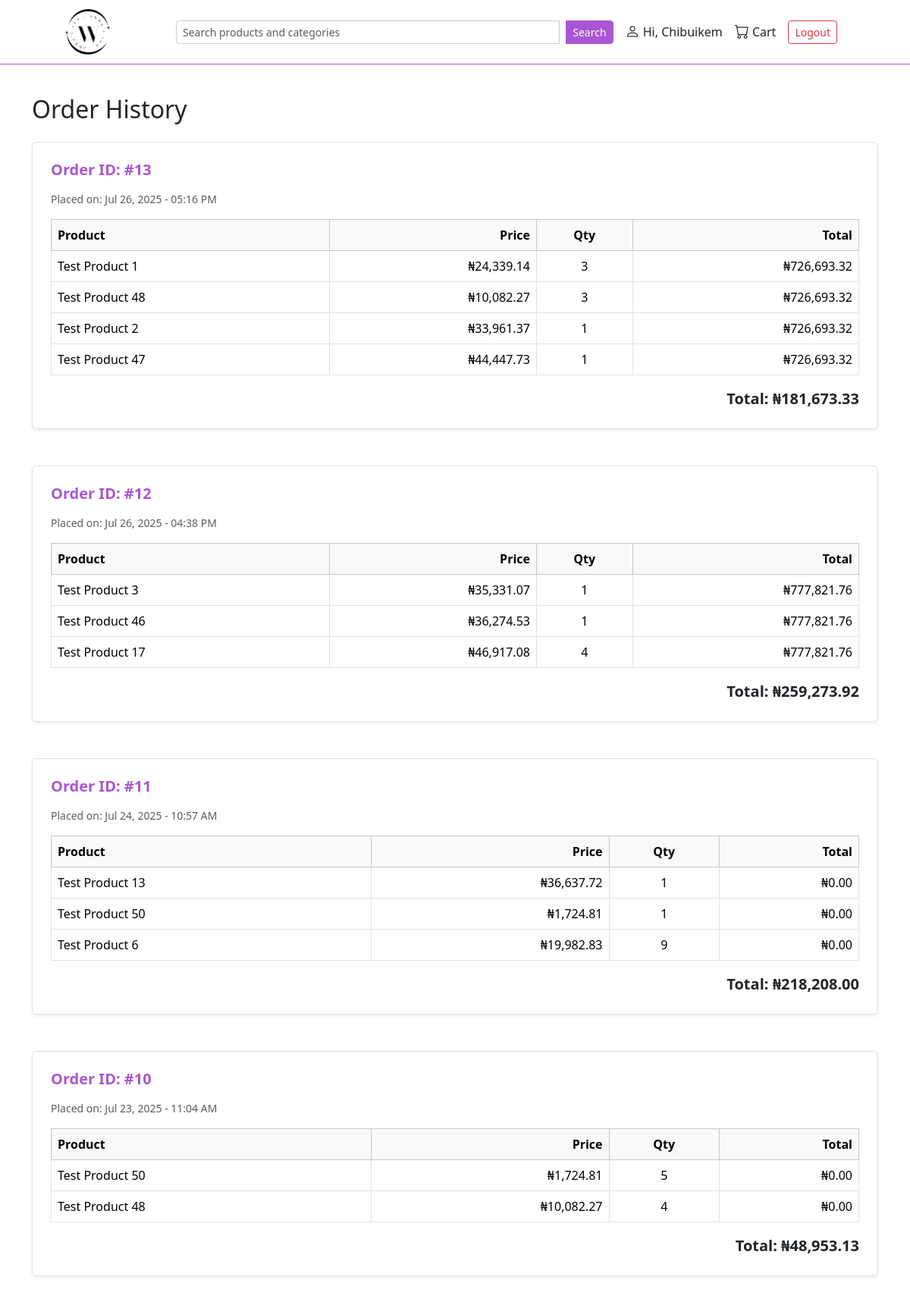
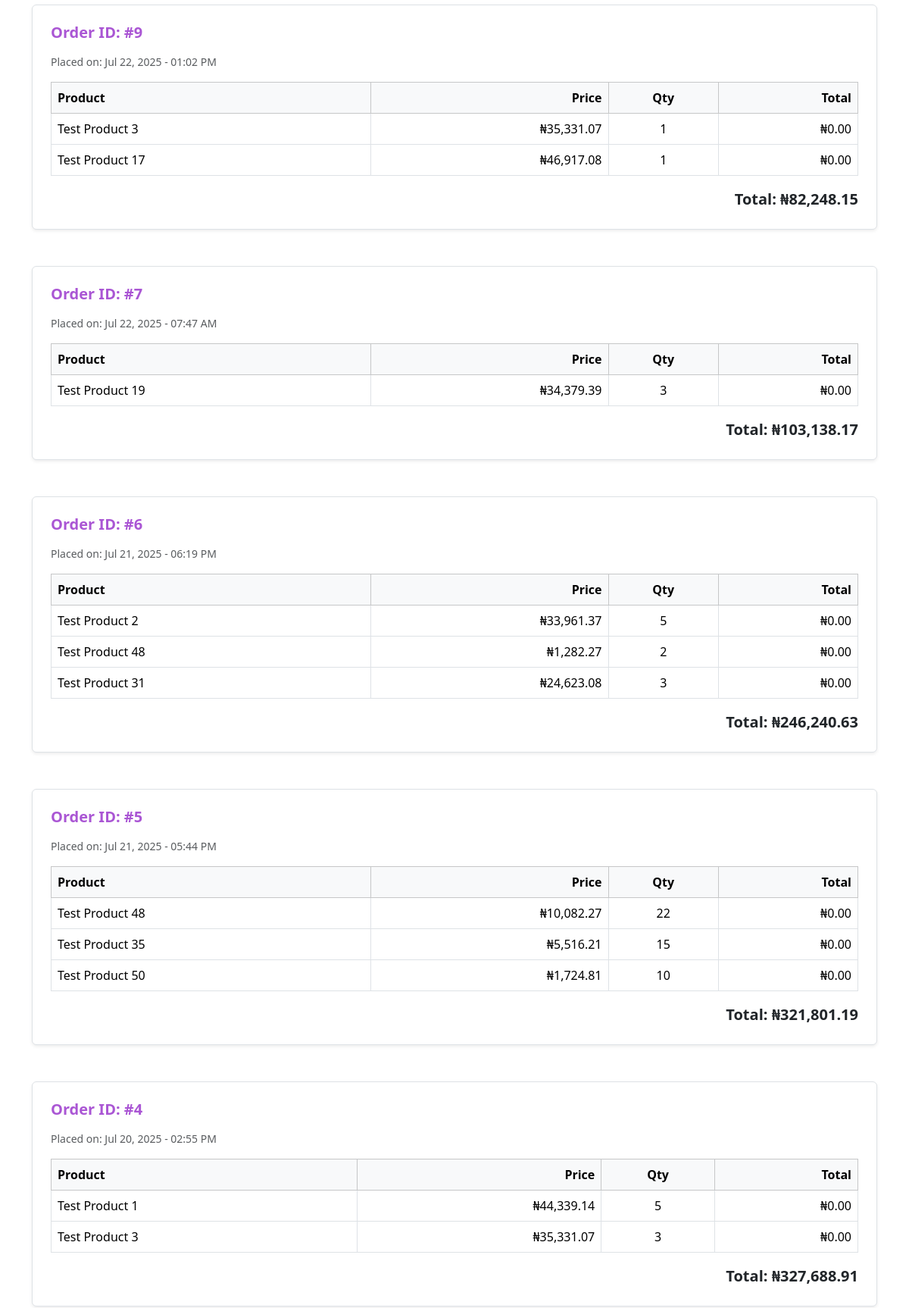
The app's page /order/order_history/ (signed in, upper part) with its own data (2 pictures, top to bottom).
### user/models.py (models this page shows, shortened)
class CustomUser(AbstractUser):
    phone = PhoneNumberField(region='NG', blank=True, null=True) # type: ignore

### order/models.py (models this page shows)
class Order(models.Model):
    user = models.ForeignKey(settings.AUTH_USER_MODEL, on_delete=models.CASCADE)
    status = models.CharField(max_length=50, choices=DELI_STATUS, default='Pending')
    date_created = models.DateTimeField(auto_now_add=True)
    end_total_price = models.DecimalField(max_digits=8, decimal_places=2, default=Decimal('0.00'))
    def get_total_price(self):
        return sum(item.total_price() for item in self.items.all()) # type:ignore

class OrderItem(models.Model):
    order = models.ForeignKey(Order, on_delete=models.CASCADE, related_name='items')
    product = models.ForeignKey(Product, on_delete=models.CASCADE)
    qty = models.IntegerField(default=1)
    price = models.DecimalField(max_digits=8, decimal_places=2)
    def total_price(self):
        return self.qty * self.price

### catalogue/models.py (models this page shows, shortened)
class Product(models.Model):
    name = models.CharField(max_length=100)
    slug = models.SlugField()
    description = models.TextField()
    category = models.ManyToManyField(Category, blank=True, related_name='product')
    price = models.DecimalField(max_digits=8, decimal_places=2)
    size = models.ManyToManyField(Size, blank=True, related_name='sizes')
    image = models.ImageField(upload_to='products/', default='products/images.png')
    product_type = models.ForeignKey(ProductType, on_delete=models.CASCADE, related_name='type', null=True)
    is_active = models.BooleanField()
    date_created = models.DateTimeField(auto_now_add=True)

### order/views.py (the view)
# urls.py: path('order_history/', views.order_history, name='order_history'),
@login_required
def order_history(request):
    orders = Order.objects.filter(status='Processing').prefetch_related(
        Prefetch('items', queryset=OrderItem.objects.select_related('product'))
    ).order_by('-date_created')
    return render(request, 'order.html', {'orders':orders,})

### order/templates/order.html (shortened to what this page needs)
{% extends "layout.html" %}
{% load humanize %}
{% block content %}
<div class="container py-4">
  <h2 class="mb-4">Order History</h2>
  {% if orders|length == 0 %}
    <div class="alert alert-info text-center">There is nothing here yet.</div>
  {% else %}
    {% for order in orders %}
      <div class="mb-5 border rounded shadow-sm p-4 bg-white">
        <h5 class="mb-3 fw-bold text-primary-custom">Order ID: #{{ order.id }}</h5>
        <p class="text-muted small">Placed on: {{ order.date_created|date:"M d, Y - h:i A" }}</p>
        <div class="table-responsive">
          <table class="table table-bordered align-middle mb-3">
            <thead class="table-light">
              <tr>
                <th>Product</th>
                <th class="text-end">Price</th>
                <th class="text-center">Qty</th>
                <th class="text-end">Total</th>
              </tr>
            </thead>
            <tbody>
              {% for item in order.items.all %}
              <tr>
                <td>{{ item.product.name }}</td>
                <td class="text-end">₦{{ item.price|intcomma }}</td>
                <td class="text-center">{{ item.qty }}</td>
                <td class="text-end">₦{{ order.end_total_price|intcomma }}</td>
              </tr>
              {% endfor %}
            </tbody>
          </table>
        </div>
        <div class="text-end fw-bold fs-5">
          Total: ₦{{ order.get_total_price|intcomma }}
        </div>
      </div>
    {% endfor %}
  {% endif %}
</div>
{% endblock %}

### templates/layout.html (shortened to what this page needs)
{% load static %}
<!DOCTYPE html>
<html lang="en">
<head>
    <link rel="stylesheet" href="{% static 'css/bootstrap.min.css' %}">
    <link rel="stylesheet" href="https://cdn.jsdelivr.net/npm/bootstrap-icons@1.11.3/font/bootstrap-icons.css">
</head>
<body>
    <div class="topbar d-flex justify-content-between align-items-center sticky-top">
        <a href='{% url "store:store" %}'><div class="logo-space"></div></a>
        <form class="d-flex flex-grow-1 mx-3" method="GET" action=" {% url 'search' %} ">
          <input name="q" class="form-control form-control-sm search-input" type="search" placeholder="Search products and categories" style="max-width: 650px;">
          <button class="btn btn-sm btn-primary-custom ms-2 search-button" type="submit">Search</button>
      </form>
        <div class="d-flex align-items-center ms-auto">
          {% if user.is_authenticated %}
              <a href="{% url 'user:profile' %}" class="text-dark me-3 text-decoration-none d-flex align-items-center">
                  <i class="bi bi-person nav-icon me-1"></i> Hi, {{ user.first_name|default:"User" }}
              </a>
              <a href="{% url 'order:cart' %}" class="text-dark me-3 text-decoration-none d-flex align-items-center">
                  <i class="bi bi-cart nav-icon me-1"></i> Cart
              </a>
              <form method="POST" action="{% url 'user:logout' %}" class="mb-0">
                  <button class="btn btn-sm btn-outline-danger me-topbar-custom">Logout</button>
              </form>
          {% else %}
              <a href="{% url 'user:login' %}" class="btn btn-sm btn-primary-custom">Login</a>
          {% endif %}
      </div>
    </div>
    <div class="container-fluid mt-3">
        {% block content %}
        {% endblock %}
    </div>
</body>
</html>

### records on screen
CustomUser: first_name "Chibuikem"
Order: id "13", date_created "Jul 26, 2025 - 05:16 PM", end_total_price "726,693.32", get_total_price "181,673.33"
OrderItem: product.name "Test Product 1", price "24,339.14", qty "3"
OrderItem: product.name "Test Product 48", price "10,082.27", qty "3"
OrderItem: product.name "Test Product 2", price "33,961.37", qty "1"
OrderItem: product.name "Test Product 47", price "44,447.73", qty "1"
Order: id "12", date_created "Jul 26, 2025 - 04:38 PM", end_total_price "777,821.76", get_total_price "259,273.92"
OrderItem: product.name "Test Product 3", price "35,331.07", qty "1"
OrderItem: product.name "Test Product 46", price "36,274.53", qty "1"
OrderItem: product.name "Test Product 17", price "46,917.08", qty "4"
Order: id "11", date_created "Jul 24, 2025 - 10:57 AM", end_total_price "0.00", get_total_price "218,208.00"
OrderItem: product.name "Test Product 13", price "36,637.72", qty "1"
OrderItem: product.name "Test Product 50", price "1,724.81", qty "1"
OrderItem: product.name "Test Product 6", price "19,982.83", qty "9"
Order: id "10", date_created "Jul 23, 2025 - 11:04 AM", end_total_price "0.00", get_total_price "48,953.13"
OrderItem: product.name "Test Product 50", price "1,724.81", qty "5"
OrderItem: product.name "Test Product 48", price "10,082.27", qty "4"
Order: id "9", date_created "Jul 22, 2025 - 01:02 PM", end_total_price "0.00", get_total_price "82,248.15"
OrderItem: product.name "Test Product 3", price "35,331.07", qty "1"
OrderItem: product.name "Test Product 17", price "46,917.08", qty "1"
Order: id "7", date_created "Jul 22, 2025 - 07:47 AM", end_total_price "0.00", get_total_price "103,138.17"
OrderItem: product.name "Test Product 19", price "34,379.39", qty "3"
Order: id "6", date_created "Jul 21, 2025 - 06:19 PM", end_total_price "0.00", get_total_price "246,240.63"
OrderItem: product.name "Test Product 2", price "33,961.37", qty "5"
OrderItem: product.name "Test Product 48", price "1,282.27", qty "2"
OrderItem: product.name "Test Product 31", price "24,623.08", qty "3"
Order: id "5", date_created "Jul 21, 2025 - 05:44 PM", end_total_price "0.00", get_total_price "321,801.19"
OrderItem: product.name "Test Product 48", price "10,082.27", qty "22"
OrderItem: product.name "Test Product 35", price "5,516.21", qty "15"
OrderItem: product.name "Test Product 50", price "1,724.81", qty "10"
Order: id "4", date_created "Jul 20, 2025 - 02:55 PM", end_total_price "0.00", get_total_price "327,688.91"
OrderItem: product.name "Test Product 1", price "44,339.14", qty "5"
OrderItem: product.name "Test Product 3", price "35,331.07", qty "3"
